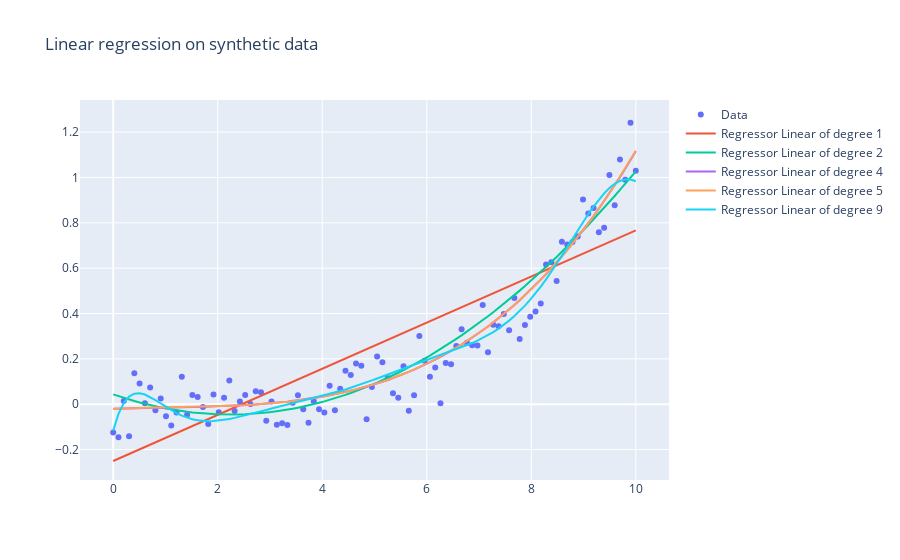

The cell this chart's notebook holds for it:
### Code cell
def reg_plotly_plot(x,y,predictions,names):
    trace0 = go.Scatter(
        x = x,
        y = y,
        mode = 'markers',
        name = 'Data'
    )
    reg_traces = []
    for i,prediction in enumerate(predictions): ##lastone excluded because of visualization
        reg_traces.append(go.Scatter(
                                x = x,
                                y = prediction,
                                mode = 'lines',
                                name = f'Regressor {names[i]}',
                                text = f"MSE: {mse(prediction,y)}"
                                )
                         )

    layout = go.Layout(
        title = "Linear regression on synthetic data",
    )

    data = [trace0] + reg_traces
    return go.Figure(data=data, layout=layout)

iplot(reg_plotly_plot(x,y,predictions[:-1],["Linear of degree "+str(d) for d in np.array(degrees[:-1])-1]))
